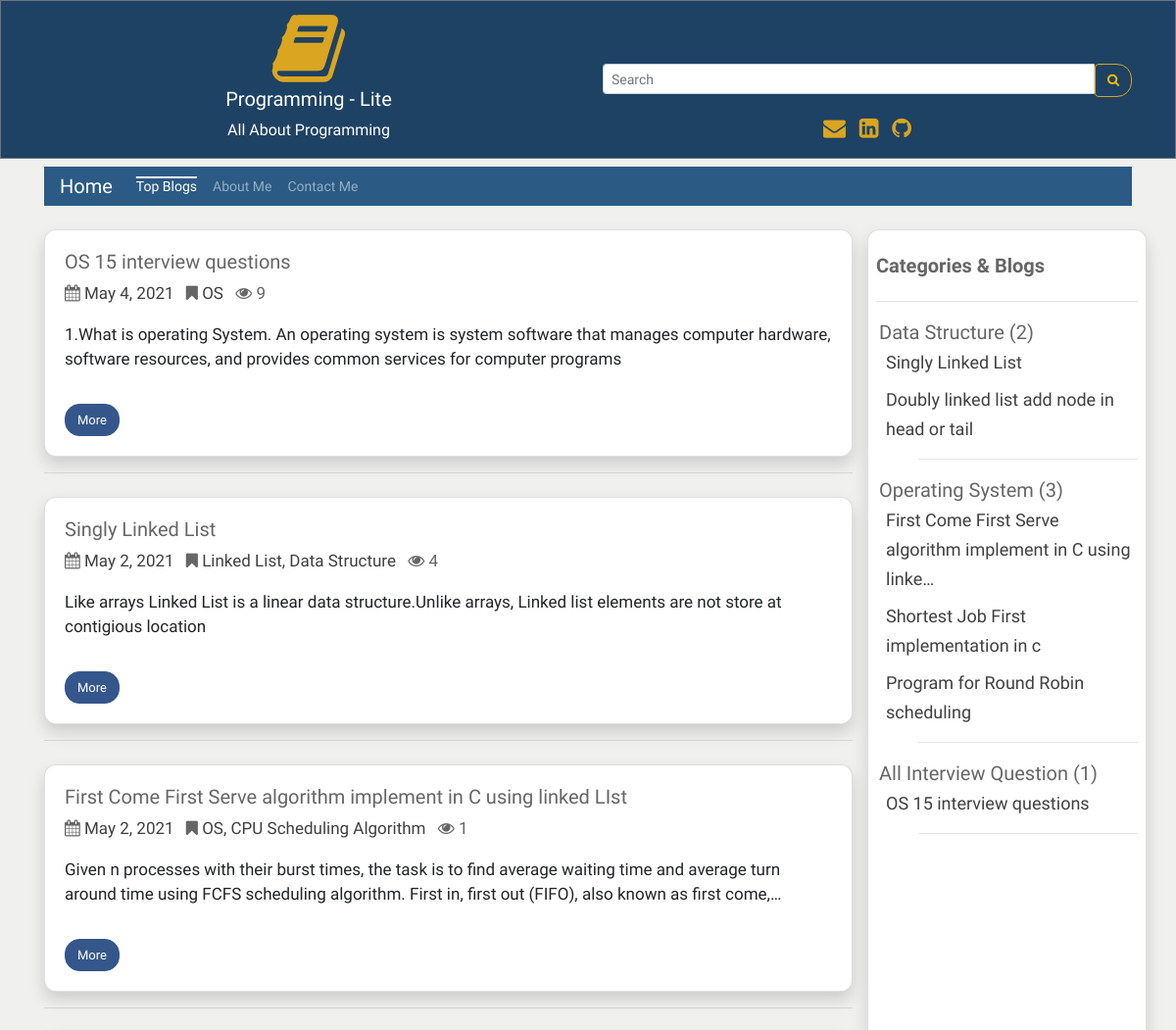
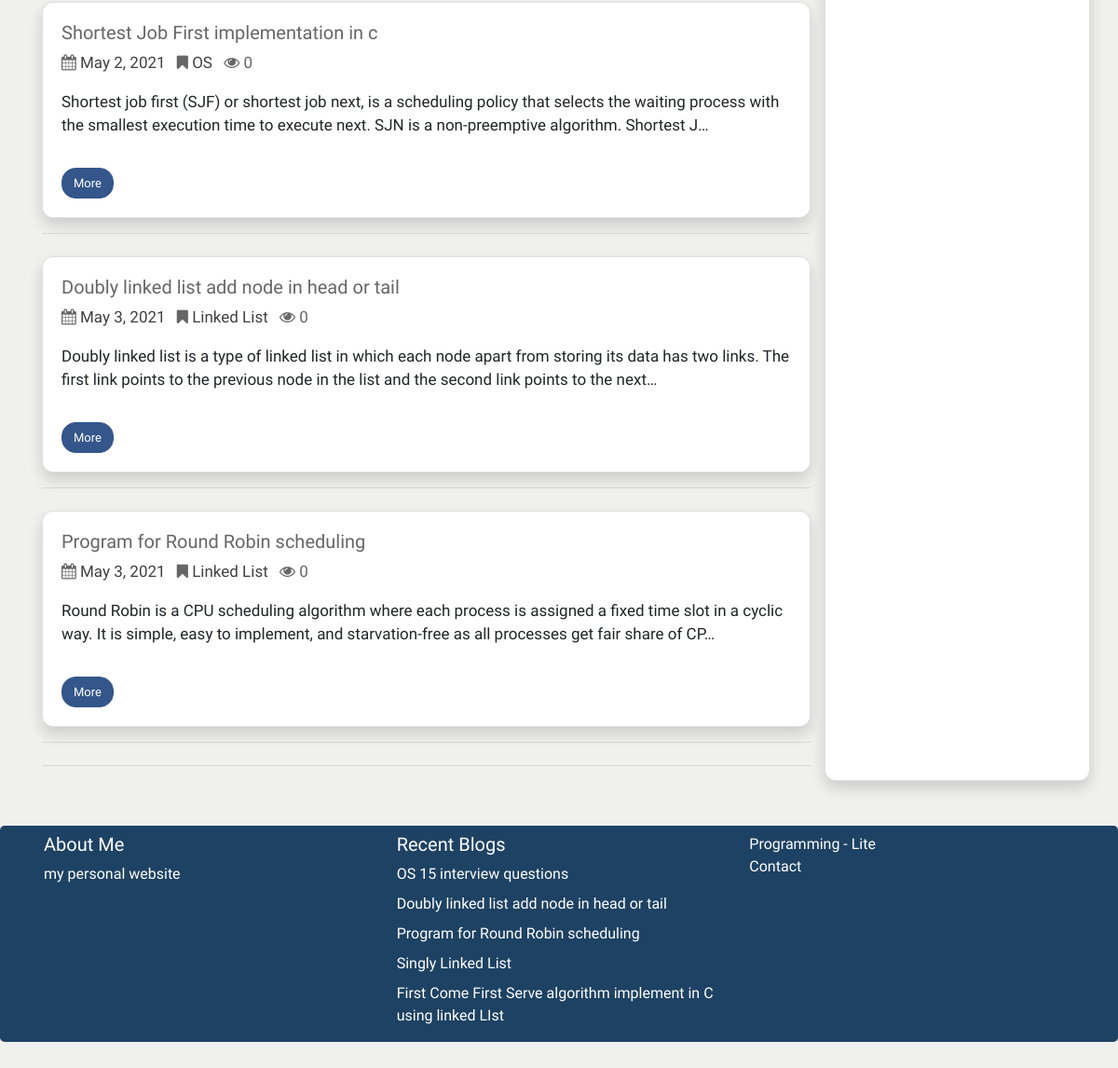
Page /topBlog/ on the earlier database version (2 pictures, top to bottom).
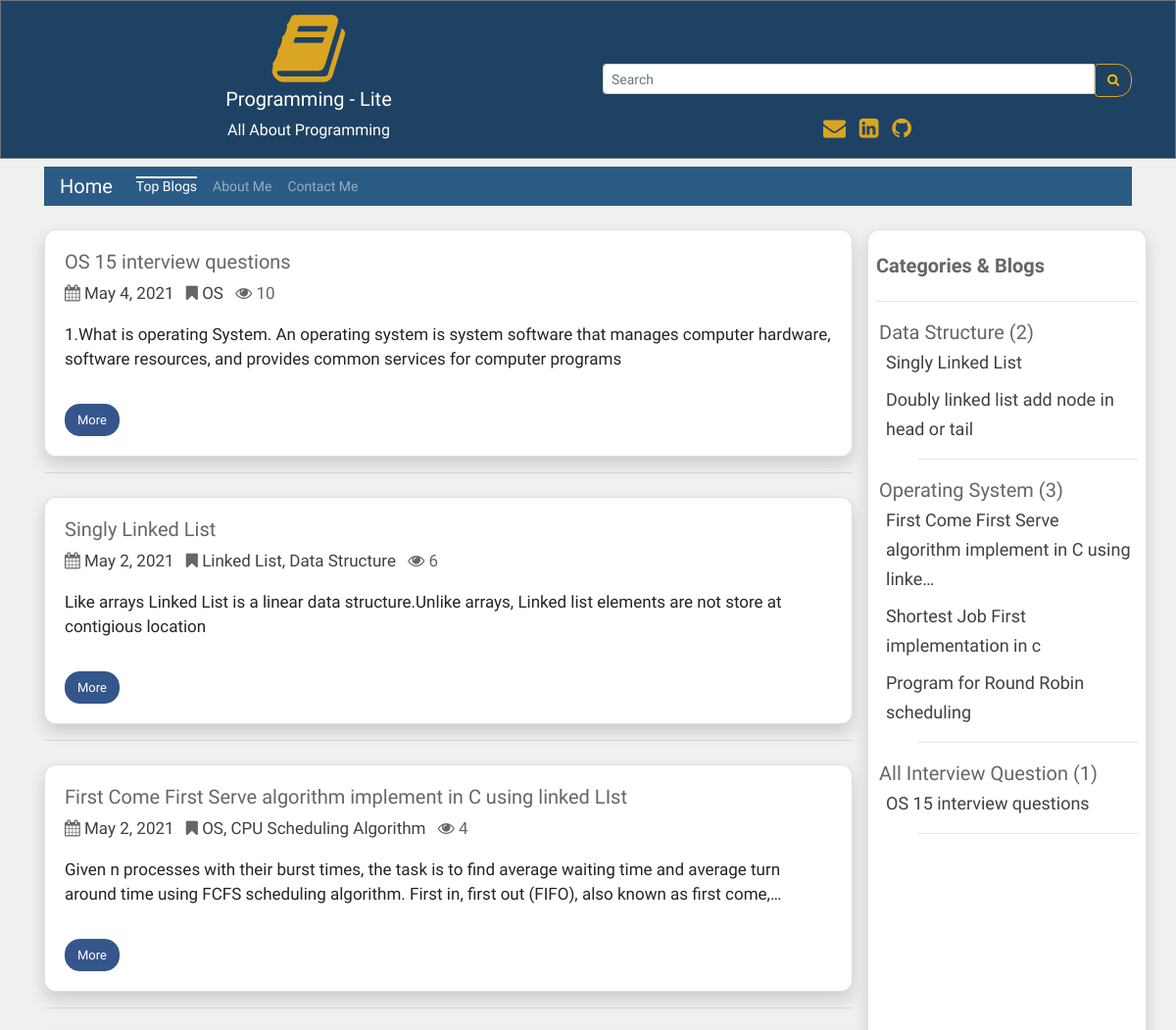
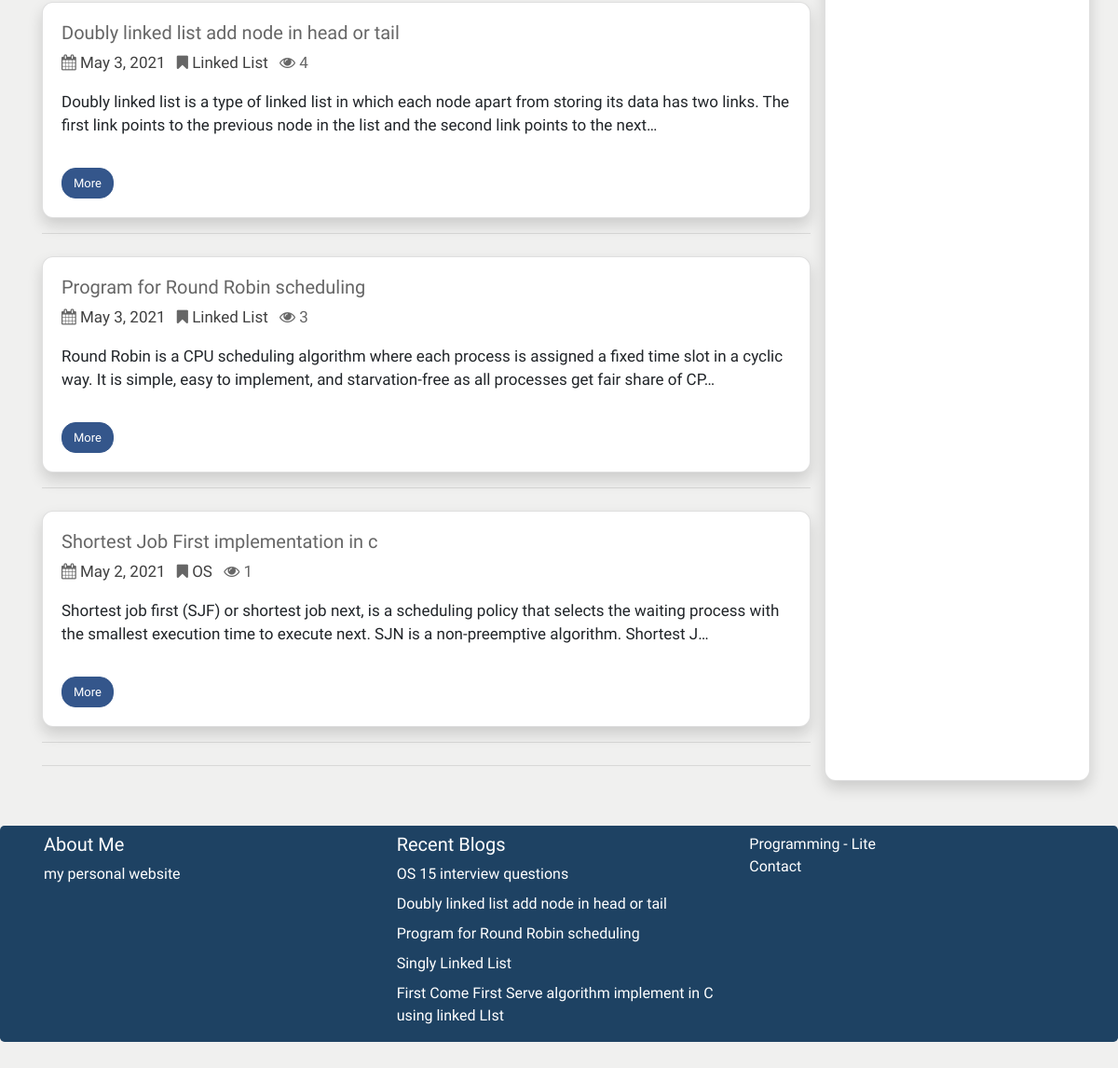
Same page on the later database version (2 pictures, top to bottom).
### user_panel_1/models.py (models this page shows, shortened)
class Blog(models.Model):
    cat_name = models.ForeignKey(Category, on_delete=models.CASCADE)
    blog_author = models.CharField(max_length=200)
    blog_priority = models.IntegerField(blank=True, null=True)
    blog_tags = models.CharField(max_length=200,  blank=True, null=True)
    blog_title = models.CharField(max_length=200)
    blog_descriptions = models.CharField(max_length=600);
    blog_body = RichTextUploadingField(blank=True, null=True)
    blog_views = models.IntegerField(default=0)
    blog_date = models.DateField(auto_now_add=True, auto_now=False, blank=True)

class Category(models.Model):
    cat_name = models.CharField(max_length=300)
    cat_priority = models.IntegerField(blank=True, null=True);
    def __str__(self):
        return self.cat_name

### user_panel_1/views.py (the view)
# urls.py: path('topBlog/', views.topBlog, name='topBlog'),
def topBlog(request):
    categorys = Blog.objects.all().select_related('cat_name')
    categorys = categorys.order_by('cat_name__cat_priority', 'cat_name', 'blog_priority') #sort all data
    blogs = Blog.objects.all().order_by('-blog_views')
    paginator = Paginator(blogs, 10)
    page = request.GET.get('page')
    blogs = paginator.get_page(page)
    recentBlog = Blog.objects.all().order_by('-blog_date')[0:5]
    flag = 1
    context = {
        'object_list': categorys,
        'blogs': blogs,
        'recentBlog': recentBlog,
        'flag': flag,
    }
    return render(request, 'blog.html', context)

### templates/blog.html (shortened to what this page needs)
{% extends 'base.html' %}
{% load static %}
{% block content %}
   {% for blogs in blogs %}
    <div class="card shadow mt-4 rounded">
    <div class="card-body">
         <h5 class="title">{{blogs.blog_title |truncatechars:100}}</h5>
         <p  class="description"><i class="fa fa-calendar" aria-hidden="true"></i> <a href="{% url 'date' blogs.blog_date %}" class="mr-2 ur description"> {{ blogs.blog_date}} </a> <i class="fa fa-bookmark" aria-hidden="true"></i>
         <a href="{% url 'tags' blogs.blog_tags %}" class="mr-2 ur description">  {{ blogs.blog_tags}} </a>
               {% if flag == 1 %}
                <i class="fa fa-eye" aria-hidden="true"></i> <span> {{blogs.blog_views}}</span>
               {% endif %}
                            </p>
         <div > <p class="fs">{{blogs.blog_descriptions |truncatechars:200}}</p></div>
         <a href="{% url 'more' blogs.id %}"   class="btn btn-info mt-3">More</a>
  </div>
    </div>
    <hr>
    {% endfor %}
  <hr>
{% endblock content %}

### templates/base.html (shortened to what the changed rows need)
{% load static %}
{% load humanize %}
<!DOCTYPE html>
<html lang="en">
<head>
  <link rel="stylesheet" href="https://maxcdn.bootstrapcdn.com/bootstrap/4.5.2/css/bootstrap.min.css">
  <link rel="stylesheet"
      href="//cdnjs.cloudflare.com/ajax/libs/highlight.js/10.7.2/styles/default.min.css">
    <link
      rel="stylesheet"
      href="https://cdnjs.cloudflare.com/ajax/libs/font-awesome/4.7.0/css/font-awesome.min.css"
    />
    <link
      rel="stylesheet"
      href="{% static 'css/style.css' %}"
    />
    <link href="https://cdn.jsdelivr.net/gh/gitbrent/bootstrap4-toggle@3.6.1/css/bootstrap4-toggle.min.css" rel="stylesheet">
</head>
<body style="background: hsl(84, 3%, 94%);">
<div class="container">
    {% url 'blog' as blog %}
    {% url 'topBlog' as topBlog%}
      {% url 'about' as about %}
      {% url 'contact' as contact %}
<div class="row">
    <div class="col-sm-9">
    {% block content %}
    {% endblock content %}
    </div>
    <div class="col-sm-3 card shadow mt-4 rounded p-2">
     {% regroup object_list by cat_name as cat_all %}
<ul>
{% for categories in cat_all %}
    <li style="list-style-type:none; margin-left:-37px;" class="title">{{ categories.grouper }} ({{ categories.list|length}})
    <ul style="list-style-type:none;">
        {% for blog in categories.list %}
          <li style="margin-left:-33px;"  class="ur {% if blog.id == more.id %}activee{% endif %}">
          <a href="{% url 'more' blog.id %}"><a href="{% url 'more' blog.id %}" class="ur " style="font-size: 18px;">{{ blog.blog_title | truncatechars:60}}</li>
        {% endfor %}
        <hr>
    </ul>
    </li>
{% endfor %}
</ul>
    </div>
</div>
</div>
<div class="jumbotron mt-5 pb-0 pt-0 text-white" style="background:#1e4263;">
   <div class="container">
   <div class="row">
     <div class="col-sm-4">
      <p class="lead mt-2 mb-2">
        <h5 class="mt-2">Recent Blogs</h5>
        {% for recentBlog in recentBlog %}
         <a href="{% url 'more' recentBlog.id %}"  class="text-white">{{recentBlog.blog_title}}</a>
        <br>
        {% endfor %}
    </p>
     </div>
   </div>
</div>
</div>
</body>
</html>

Differences in the rows shown:
changed Blog "OS 15 interview questions": blog_views "9" → "10"
changed Blog "Singly Linked List": blog_views "4" → "6"
changed Blog "First Come First Serve algorithm implement in C using linked LIst": blog_views "1" → "4"
changed Blog "Doubly linked list add node in head or tail": blog_views "0" → "4"
changed Blog "Program for Round Robin scheduling": blog_views "0" → "3"
changed Blog "Shortest Job First implementation in c": blog_views "0" → "1"; moves down the list
